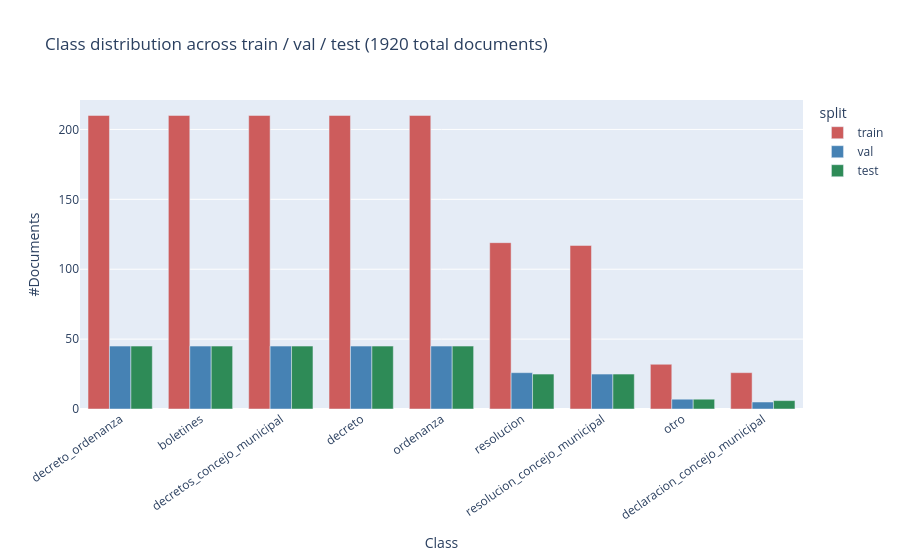

The cell this chart's notebook holds for it:
### Markdown cell above
### Class distribution across train / val / test

One color per split, grouped side-by-side per class. `ood_stats.npz` only stores the train split, so val/test are reconstructed from `CACHE_PATH` via `make_split(seed=SEED)` -- the exact same call `src/training/pipeline.py` and the `compute-ood-stats`/`evaluate-ood-calibration` CLI commands use. `SEED` must match the one the model was actually trained with, or these won't reflect what the model saw.

### Code cell
from sklearn.preprocessing import LabelEncoder

from src.training.split import make_split

cache_df = pd.read_parquet(CACHE_PATH)
# make_split stratifies on label_id, which only exists after label-encoding -- the raw
# cache only has the string label column. Matches src/cli/_ood_common.py exactly.
cache_df["label_id"] = LabelEncoder().fit_transform(cache_df["label"])
_reconstructed_train_df, val_df, test_df = make_split(cache_df, seed=SEED)

split_counts = pd.concat(
    [
        pd.Series(train_labels).value_counts().rename("count").to_frame().assign(split="train"),
        val_df["label"].value_counts().rename("count").to_frame().assign(split="val"),
        test_df["label"].value_counts().rename("count").to_frame().assign(split="test"),
    ]
).reset_index(names="label")

class_order = split_counts[split_counts["split"] == "train"].sort_values("count", ascending=False)[
    "label"
]

fig_class_dist = px.bar(
    split_counts,
    x="label",
    y="count",
    color="split",
    barmode="group",
    category_orders={"label": class_order.tolist(), "split": ["train", "val", "test"]},
    color_discrete_map={"train": "indianred", "val": "steelblue", "test": "seagreen"},
    labels={"label": "Class", "count": "#Documents"},
    title=f"Class distribution across train / val / test ({len(cache_df)} total documents)",
)
fig_class_dist.update_layout(xaxis_tickangle=-35)
fig_class_dist.show()

### Figure 1 — Plotly figure (JSON) as saved in the notebook; plotly's stock layout.template omitted (floating-point values rounded to 4 significant figures)
{"data": [{"alignmentgroup": "True", "hovertemplate": "split=train<br>Class=%{x}<br>#Documents=%{y}<extra></extra>", "legendgroup": "train", "marker": {"color": "indianred", "pattern": {"shape": ""}}, "name": "train", "offsetgroup": "train", "orientation": "v", "showlegend": true, "textposition": "auto", "type": "bar", "x": ["decreto_ordenanza", "boletines", "decretos_concejo_municipal", "decreto", "ordenanza", "resolucion", "resolucion_concejo_municipal", "otro", "declaracion_concejo_municipal"], "xaxis": "x", "y": [210, 210, 210, 210, 210, 119, 117, 32, 26], "yaxis": "y"}, {"alignmentgroup": "True", "hovertemplate": "split=val<br>Class=%{x}<br>#Documents=%{y}<extra></extra>", "legendgroup": "val", "marker": {"color": "steelblue", "pattern": {"shape": ""}}, "name": "val", "offsetgroup": "val", "orientation": "v", "showlegend": true, "textposition": "auto", "type": "bar", "x": ["decreto", "decreto_ordenanza", "ordenanza", "decretos_concejo_municipal", "boletines", "resolucion", "resolucion_concejo_municipal", "otro", "declaracion_concejo_municipal"], "xaxis": "x", "y": [45, 45, 45, 45, 45, 26, 25, 7, 5], "yaxis": "y"}, {"alignmentgroup": "True", "hovertemplate": "split=test<br>Class=%{x}<br>#Documents=%{y}<extra></extra>", "legendgroup": "test", "marker": {"color": "seagreen", "pattern": {"shape": ""}}, "name": "test", "offsetgroup": "test", "orientation": "v", "showlegend": true, "textposition": "auto", "type": "bar", "x": ["decretos_concejo_municipal", "decreto_ordenanza", "ordenanza", "decreto", "boletines", "resolucion_concejo_municipal", "resolucion", "otro", "declaracion_concejo_municipal"], "xaxis": "x", "y": [45, 45, 45, 45, 45, 25, 25, 7, 6], "yaxis": "y"}], "layout": {"barmode": "group", "legend": {"title": {"text": "split"}, "tracegroupgap": 0}, "title": {"text": "Class distribution across train / val / test (1920 total documents)"}, "xaxis": {"anchor": "y", "categoryarray": ["decreto_ordenanza", "boletines", "decretos_concejo_municipal", "decreto", "ordenanza", "resolucion", "resolucion_concejo_municipal", "otro", "declaracion_concejo_municipal"], "categoryorder": "array", "domain": [0, 1], "tickangle": -35, "title": {"text": "Class"}}, "yaxis": {"anchor": "x", "domain": [0, 1], "title": {"text": "#Documents"}}}}
